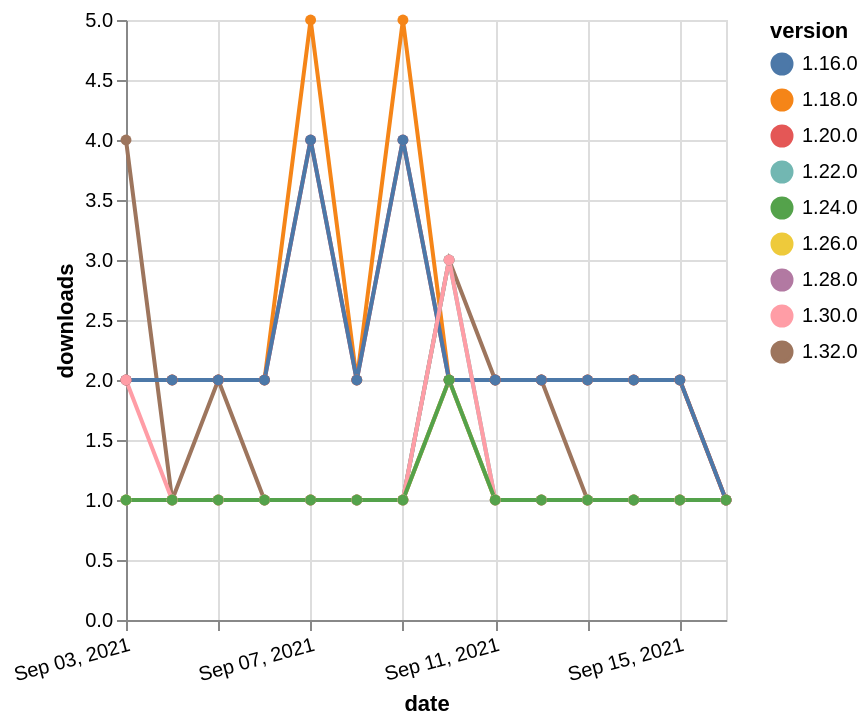

Write the Vega-Lite specification saved for this chart.
### Vega-Lite specification from a JSON file in a GitHub repository (floating-point values rounded to 4 significant figures)
{"$schema": "https://vega.github.io/schema/vega-lite/v5.json", "description": "A simple bar chart with embedded data.", "data": {"values": [{"date": "2021-09-03", "total": 3071, "delta": 2, "version": "1.18.0"}, {"date": "2021-09-04", "total": 3073, "delta": 2, "version": "1.18.0"}, {"date": "2021-09-05", "total": 3075, "delta": 2, "version": "1.18.0"}, {"date": "2021-09-06", "total": 3077, "delta": 2, "version": "1.18.0"}, {"date": "2021-09-07", "total": 3082, "delta": 5, "version": "1.18.0"}, {"date": "2021-09-08", "total": 3084, "delta": 2, "version": "1.18.0"}, {"date": "2021-09-09", "total": 3089, "delta": 5, "version": "1.18.0"}, {"date": "2021-09-10", "total": 3091, "delta": 2, "version": "1.18.0"}, {"date": "2021-09-11", "total": 3093, "delta": 2, "version": "1.18.0"}, {"date": "2021-09-12", "total": 3095, "delta": 2, "version": "1.18.0"}, {"date": "2021-09-13", "total": 3097, "delta": 2, "version": "1.18.0"}, {"date": "2021-09-14", "total": 3099, "delta": 2, "version": "1.18.0"}, {"date": "2021-09-15", "total": 3101, "delta": 2, "version": "1.18.0"}, {"date": "2021-09-16", "total": 3102, "delta": 1, "version": "1.18.0"}, {"date": "2021-09-03", "total": 157, "delta": 4, "version": "1.32.0"}, {"date": "2021-09-04", "total": 158, "delta": 1, "version": "1.32.0"}, {"date": "2021-09-05", "total": 160, "delta": 2, "version": "1.32.0"}, {"date": "2021-09-06", "total": 161, "delta": 1, "version": "1.32.0"}, {"date": "2021-09-07", "total": 162, "delta": 1, "version": "1.32.0"}, {"date": "2021-09-08", "total": 163, "delta": 1, "version": "1.32.0"}, {"date": "2021-09-09", "total": 164, "delta": 1, "version": "1.32.0"}, {"date": "2021-09-10", "total": 167, "delta": 3, "version": "1.32.0"}, {"date": "2021-09-11", "total": 169, "delta": 2, "version": "1.32.0"}, {"date": "2021-09-12", "total": 171, "delta": 2, "version": "1.32.0"}, {"date": "2021-09-13", "total": 172, "delta": 1, "version": "1.32.0"}, {"date": "2021-09-14", "total": 173, "delta": 1, "version": "1.32.0"}, {"date": "2021-09-15", "total": 174, "delta": 1, "version": "1.32.0"}, {"date": "2021-09-16", "total": 175, "delta": 1, "version": "1.32.0"}, {"date": "2021-09-03", "total": 406, "delta": 1, "version": "1.22.0"}, {"date": "2021-09-04", "total": 407, "delta": 1, "version": "1.22.0"}, {"date": "2021-09-05", "total": 408, "delta": 1, "version": "1.22.0"}, {"date": "2021-09-06", "total": 409, "delta": 1, "version": "1.22.0"}, {"date": "2021-09-07", "total": 410, "delta": 1, "version": "1.22.0"}, {"date": "2021-09-08", "total": 411, "delta": 1, "version": "1.22.0"}, {"date": "2021-09-09", "total": 412, "delta": 1, "version": "1.22.0"}, {"date": "2021-09-10", "total": 415, "delta": 3, "version": "1.22.0"}, {"date": "2021-09-11", "total": 416, "delta": 1, "version": "1.22.0"}, {"date": "2021-09-12", "total": 417, "delta": 1, "version": "1.22.0"}, {"date": "2021-09-13", "total": 418, "delta": 1, "version": "1.22.0"}, {"date": "2021-09-14", "total": 419, "delta": 1, "version": "1.22.0"}, {"date": "2021-09-15", "total": 420, "delta": 1, "version": "1.22.0"}, {"date": "2021-09-16", "total": 421, "delta": 1, "version": "1.22.0"}, {"date": "2021-09-03", "total": 171, "delta": 1, "version": "1.28.0"}, {"date": "2021-09-04", "total": 172, "delta": 1, "version": "1.28.0"}, {"date": "2021-09-05", "total": 173, "delta": 1, "version": "1.28.0"}, {"date": "2021-09-06", "total": 174, "delta": 1, "version": "1.28.0"}, {"date": "2021-09-07", "total": 175, "delta": 1, "version": "1.28.0"}, {"date": "2021-09-08", "total": 176, "delta": 1, "version": "1.28.0"}, {"date": "2021-09-09", "total": 177, "delta": 1, "version": "1.28.0"}, {"date": "2021-09-10", "total": 179, "delta": 2, "version": "1.28.0"}, {"date": "2021-09-11", "total": 180, "delta": 1, "version": "1.28.0"}, {"date": "2021-09-12", "total": 181, "delta": 1, "version": "1.28.0"}, {"date": "2021-09-13", "total": 182, "delta": 1, "version": "1.28.0"}, {"date": "2021-09-14", "total": 183, "delta": 1, "version": "1.28.0"}, {"date": "2021-09-15", "total": 184, "delta": 1, "version": "1.28.0"}, {"date": "2021-09-16", "total": 185, "delta": 1, "version": "1.28.0"}, {"date": "2021-09-03", "total": 205, "delta": 1, "version": "1.26.0"}, {"date": "2021-09-04", "total": 206, "delta": 1, "version": "1.26.0"}, {"date": "2021-09-05", "total": 207, "delta": 1, "version": "1.26.0"}, {"date": "2021-09-06", "total": 208, "delta": 1, "version": "1.26.0"}, {"date": "2021-09-07", "total": 209, "delta": 1, "version": "1.26.0"}, {"date": "2021-09-08", "total": 210, "delta": 1, "version": "1.26.0"}, {"date": "2021-09-09", "total": 211, "delta": 1, "version": "1.26.0"}, {"date": "2021-09-10", "total": 213, "delta": 2, "version": "1.26.0"}, {"date": "2021-09-11", "total": 214, "delta": 1, "version": "1.26.0"}, {"date": "2021-09-12", "total": 215, "delta": 1, "version": "1.26.0"}, {"date": "2021-09-13", "total": 216, "delta": 1, "version": "1.26.0"}, {"date": "2021-09-14", "total": 217, "delta": 1, "version": "1.26.0"}, {"date": "2021-09-15", "total": 218, "delta": 1, "version": "1.26.0"}, {"date": "2021-09-16", "total": 219, "delta": 1, "version": "1.26.0"}, {"date": "2021-09-03", "total": 2495, "delta": 2, "version": "1.20.0"}, {"date": "2021-09-04", "total": 2497, "delta": 2, "version": "1.20.0"}, {"date": "2021-09-05", "total": 2499, "delta": 2, "version": "1.20.0"}, {"date": "2021-09-06", "total": 2501, "delta": 2, "version": "1.20.0"}, {"date": "2021-09-07", "total": 2505, "delta": 4, "version": "1.20.0"}, {"date": "2021-09-08", "total": 2507, "delta": 2, "version": "1.20.0"}, {"date": "2021-09-09", "total": 2511, "delta": 4, "version": "1.20.0"}, {"date": "2021-09-10", "total": 2513, "delta": 2, "version": "1.20.0"}, {"date": "2021-09-11", "total": 2515, "delta": 2, "version": "1.20.0"}, {"date": "2021-09-12", "total": 2517, "delta": 2, "version": "1.20.0"}, {"date": "2021-09-13", "total": 2519, "delta": 2, "version": "1.20.0"}, {"date": "2021-09-14", "total": 2521, "delta": 2, "version": "1.20.0"}, {"date": "2021-09-15", "total": 2523, "delta": 2, "version": "1.20.0"}, {"date": "2021-09-16", "total": 2524, "delta": 1, "version": "1.20.0"}, {"date": "2021-09-03", "total": 3115, "delta": 2, "version": "1.16.0"}, {"date": "2021-09-04", "total": 3117, "delta": 2, "version": "1.16.0"}, {"date": "2021-09-05", "total": 3119, "delta": 2, "version": "1.16.0"}, {"date": "2021-09-06", "total": 3121, "delta": 2, "version": "1.16.0"}, {"date": "2021-09-07", "total": 3125, "delta": 4, "version": "1.16.0"}, {"date": "2021-09-08", "total": 3127, "delta": 2, "version": "1.16.0"}, {"date": "2021-09-09", "total": 3131, "delta": 4, "version": "1.16.0"}, {"date": "2021-09-10", "total": 3133, "delta": 2, "version": "1.16.0"}, {"date": "2021-09-11", "total": 3135, "delta": 2, "version": "1.16.0"}, {"date": "2021-09-12", "total": 3137, "delta": 2, "version": "1.16.0"}, {"date": "2021-09-13", "total": 3139, "delta": 2, "version": "1.16.0"}, {"date": "2021-09-14", "total": 3141, "delta": 2, "version": "1.16.0"}, {"date": "2021-09-15", "total": 3143, "delta": 2, "version": "1.16.0"}, {"date": "2021-09-16", "total": 3144, "delta": 1, "version": "1.16.0"}, {"date": "2021-09-03", "total": 290, "delta": 2, "version": "1.30.0"}, {"date": "2021-09-04", "total": 291, "delta": 1, "version": "1.30.0"}, {"date": "2021-09-05", "total": 292, "delta": 1, "version": "1.30.0"}, {"date": "2021-09-06", "total": 293, "delta": 1, "version": "1.30.0"}, {"date": "2021-09-07", "total": 294, "delta": 1, "version": "1.30.0"}, {"date": "2021-09-08", "total": 295, "delta": 1, "version": "1.30.0"}, {"date": "2021-09-09", "total": 296, "delta": 1, "version": "1.30.0"}, {"date": "2021-09-10", "total": 299, "delta": 3, "version": "1.30.0"}, {"date": "2021-09-11", "total": 300, "delta": 1, "version": "1.30.0"}, {"date": "2021-09-12", "total": 301, "delta": 1, "version": "1.30.0"}, {"date": "2021-09-13", "total": 302, "delta": 1, "version": "1.30.0"}, {"date": "2021-09-14", "total": 303, "delta": 1, "version": "1.30.0"}, {"date": "2021-09-15", "total": 304, "delta": 1, "version": "1.30.0"}, {"date": "2021-09-16", "total": 305, "delta": 1, "version": "1.30.0"}, {"date": "2021-09-03", "total": 201, "delta": 1, "version": "1.24.0"}, {"date": "2021-09-04", "total": 202, "delta": 1, "version": "1.24.0"}, {"date": "2021-09-05", "total": 203, "delta": 1, "version": "1.24.0"}, {"date": "2021-09-06", "total": 204, "delta": 1, "version": "1.24.0"}, {"date": "2021-09-07", "total": 205, "delta": 1, "version": "1.24.0"}, {"date": "2021-09-08", "total": 206, "delta": 1, "version": "1.24.0"}, {"date": "2021-09-09", "total": 207, "delta": 1, "version": "1.24.0"}, {"date": "2021-09-10", "total": 209, "delta": 2, "version": "1.24.0"}, {"date": "2021-09-11", "total": 210, "delta": 1, "version": "1.24.0"}, {"date": "2021-09-12", "total": 211, "delta": 1, "version": "1.24.0"}, {"date": "2021-09-13", "total": 212, "delta": 1, "version": "1.24.0"}, {"date": "2021-09-14", "total": 213, "delta": 1, "version": "1.24.0"}, {"date": "2021-09-15", "total": 214, "delta": 1, "version": "1.24.0"}, {"date": "2021-09-16", "total": 215, "delta": 1, "version": "1.24.0"}]}, "width": "container", "mark": {"type": "line", "point": {"filled": true}}, "encoding": {"x": {"field": "date", "type": "temporal", "timeUnit": "yearmonthdate", "title": "date", "axis": {"labelAngle": -15}}, "y": {"field": "delta", "type": "quantitative", "title": "downloads"}, "color": {"field": "version", "type": "nominal"}, "tooltip": {"field": "delta"}}}
